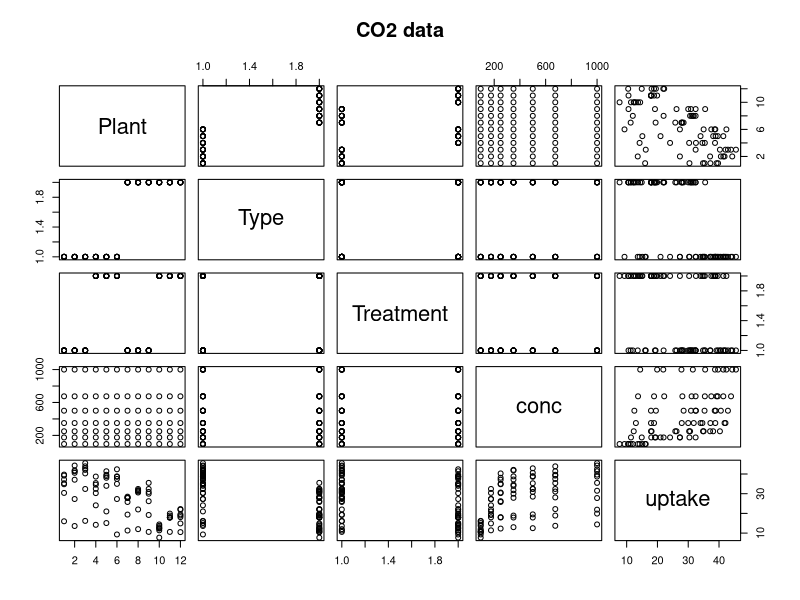

This figure's R source:
View(CO2)

require(graphics)
pairs(CO2, main = "CO2 data")

s<- rbind(CO2)
print(s[which.max(s[,1]),])

print(class("plant"))


typeof(CO2)
class(CO2)
sapply(CO2, typeof)
sapply(CO2, attributes)
attributes(CO2)
names(CO2)

print(s[mean(s[,5]),])

?mean